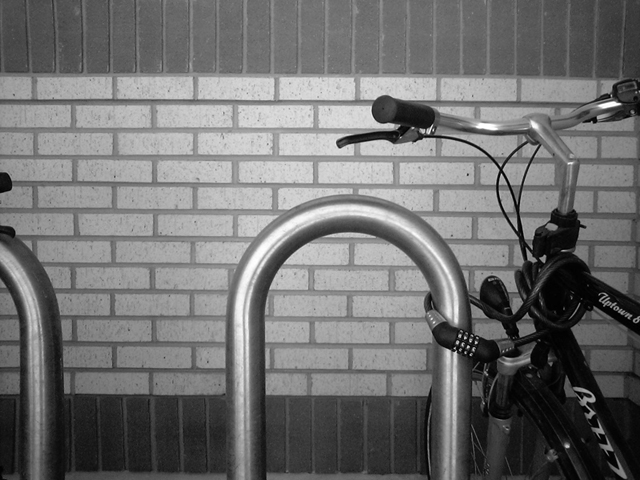
#> input picture Bikesgray.jpg, 640 x 480 px
$ python HOG.py
#> lines starting #> are read from the running program, lines starting #| are printed output that depends on the picture
#/usr/bin/python

import cv2
import numpy as np
import math

def Sobel_op(img):
    rows, cols = img.shape
    cp_img = np.empty((rows,cols))
    grad_img = np.empty((rows,cols))

    for i in range(rows-1):
        for j in range(cols-1):
            if(i != 0 and j != 0 ):
                Gx = (img[i-1,j-1]+(2*img[i,j-1])+img[i+1,j-1])-(img[i-1,j+1]+(2*img[i,j+1])+img[i+1,j+1])
                Gy = (img[i-1,j-1]+(2*img[i-1,j])+img[i-1,j+1])-(img[i+1,j-1]+(2*img[i+1,j])+img[i+1,j+1])
            else:
                Gx = 0
                Gy = 0

            cp_img[i,j] = math.sqrt((Gx*Gx)+(Gy*Gy))
            grad_img[i,j] = abs(math.degrees(math.atan2(Gy,Gx)))

    return cp_img, grad_img

def visualise_hog(hog_, img_rows, img_cols, ker_siz ,ker_row, ker_cols):
    rows , cols = hog_.shape
    blank = np.zeros((img_cols, img_rows))
    ghost = np.zeros((img_rows,img_cols))

    for i in range(ker_row):
        for l in range(ker_cols):
            sum = 0
            for k in range(cols):
                sum += hog_[(i*ker_cols)+l,k]

            for j in range(cols):
                prob_ho = (hog_[(i*ker_cols)+l,j]/sum)*100
                if (prob_ho > 10):
                    if(j == 0):
                        cv2.line(blank,((i*ker_siz)+0,(l*ker_siz)+4),((i*ker_siz)+8,(l*ker_siz)+4),prob_ho)
                    elif(j == 1):
                        cv2.line(blank,((i*ker_siz)+1,(l*ker_siz)+3),((i*ker_siz)+7,(l*ker_siz)+3),prob_ho)
                    elif(j == 2):
                        cv2.line(blank,((i*ker_siz)+2,(l*ker_siz)+2),((i*ker_siz)+6,(l*ker_siz)+6),prob_ho)
                    elif(j == 3):
                        cv2.line(blank,((i*ker_siz)+3,(l*ker_siz)+1),((i*ker_siz)+5,(l*ker_siz)+7),prob_ho)
                    elif(j == 4):
                        cv2.line(blank,((i*ker_siz)+4,(l*ker_siz)+0),((i*ker_siz)+4,(l*ker_siz)+8),prob_ho)
                    elif(j == 5):
                        cv2.line(blank,((i*ker_siz)+5,(l*ker_siz)+1),((i*ker_siz)+3,(l*ker_siz)+7),prob_ho)
                    elif(j == 6):
                        cv2.line(blank,((i*ker_siz)+6,(l*ker_siz)+2),((i*ker_siz)+2,(l*ker_siz)+6),prob_ho)
                    elif(j == 7):
                        cv2.line(blank,((i*ker_siz)+7,(l*ker_siz)+3),((i*ker_siz)+1,(l*ker_siz)+5),prob_ho)
                    elif(j == 8):
                        cv2.line(blank,((i*ker_siz)+8,(l*ker_siz)+4),((i*ker_siz)+0,(l*ker_siz)+4),prob_ho)

    for i in range(img_rows):
        for j in range(img_cols):
            ghost[i,j] = blank[j,i]

    return ghost


def HOG(edges,grad_img):
    rows , cols = edges.shape
    ker_siz = 8
    H_rows = int(rows/ker_siz)
    H_cols = int(cols/ker_siz)

    Hog_val = np.zeros(((H_rows*H_cols),9))
    vis_hog = np.zeros((rows,cols))

    for i in range(H_rows):
        for j in range(H_cols):

            value_0 = 0
            value_20 = 0
            value_40 = 0
            value_60 = 0
            value_80 = 0
            value_100 = 0
            value_120 = 0
            value_140 = 0
            value_160 = 0

            for n in range(ker_siz):
                for m in range(ker_siz):
                    grad_value = grad_img[(i*ker_siz)+n,(j*ker_siz)+m]
                    edges_value = edges[(i*ker_siz)+n,(j*ker_siz)+m]
                    if ( 0 <= grad_value < 20 ):
                        value = grad_value - 0
                        prob_value = (value/20)* edges_value
                        value_20 += prob_value
                        value_0 += edges_value-prob_value
                    elif (20 <= grad_value < 40):
                        value = grad_value - 20
                        prob_value = (value/20)* edges_value
                        value_40 += prob_value
                        value_20 += edges_value-prob_value
                    elif (40 <= grad_value < 60):
                        value = grad_value - 40
                        prob_value = (value/20)* edges_value
                        value_60 += prob_value
                        value_40 += edges_value-prob_value
                    elif (60 <= grad_value < 80):
                        value = grad_value - 60
                        prob_value = (value/20)* edges_value
                        value_80 += prob_value
                        value_60 += edges_value-prob_value
                    elif (80 <= grad_value < 100):
                        value = grad_value - 80
                        prob_value = (value/20)* edges_value
                        value_100 += prob_value
                        value_80 += edges_value-prob_value
                    elif (100 <= grad_value < 120):
                        value = grad_value - 100
                        prob_value = (value/20)* edges_value
                        value_120 += prob_value
                        value_100 += edges_value-prob_value
                    elif (120 <= grad_value < 140):
                        value = grad_value - 120
                        prob_value = (value/20)* edges_value
                        value_140 += prob_value
                        value_120 += edges_value-prob_value
                    elif (140 <= grad_value < 160):
                        value = grad_value - 140
                        prob_value = (value/20)* edges_value
                        value_160 += prob_value
                        value_140 += edges_value-prob_value
                    elif (160 <= grad_value < 180):
                        value = grad_value - 160
                        prob_value = (value/20)* edges_value
                        value_0 += prob_value
                        value_160 += edges_value-prob_value

            Hog_val[(i*H_cols)+j,0] = value_0
            Hog_val[(i*H_cols)+j,1] = value_20
            Hog_val[(i*H_cols)+j,2] = value_40
            Hog_val[(i*H_cols)+j,3] = value_60
            Hog_val[(i*H_cols)+j,4] = value_80
            Hog_val[(i*H_cols)+j,5] = value_100
            Hog_val[(i*H_cols)+j,6] = value_120
            Hog_val[(i*H_cols)+j,7] = value_140
            Hog_val[(i*H_cols)+j,8] = value_160


    vis_hog = visualise_hog(Hog_val,rows,cols,ker_siz,H_rows,H_cols)
    return Hog_val, vis_hog


def main():
    img = cv2.imread("Bikesgray.jpg",0)
#> img is the input picture: shape (480, 640); min 0, max 255, mean 112.2
    edges, img_grad = Sobel_op(img)
#> after the loop in Sobel_op, `for i in range(rows-1):`:
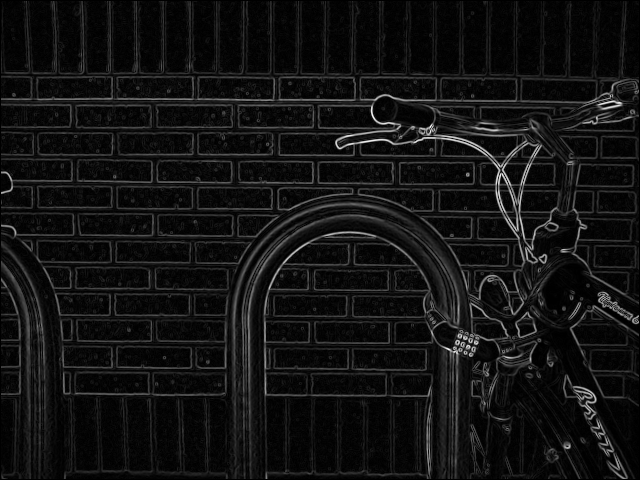
#> cp_img: shape (480, 640) float64; min 0, max 824, mean 61.3; drawn with min black and max white
#> after the loop in Sobel_op, `for i in range(rows-1):`:
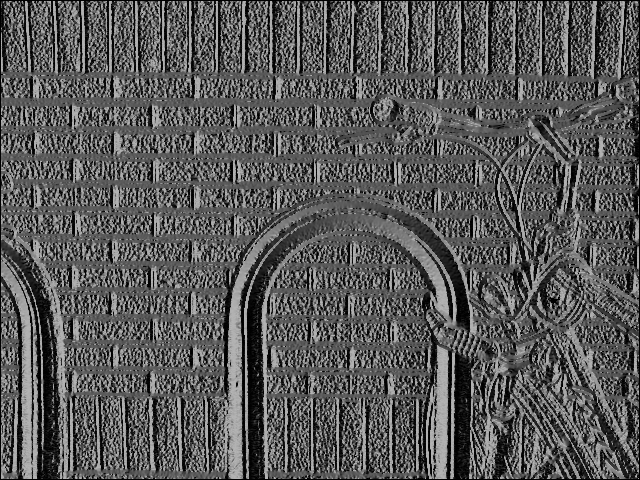
#> grad_img: shape (480, 640) float64; min 0, max 180, mean 88.5
    ret, thresh = cv2.threshold(edges,120,255,cv2.THRESH_BINARY)
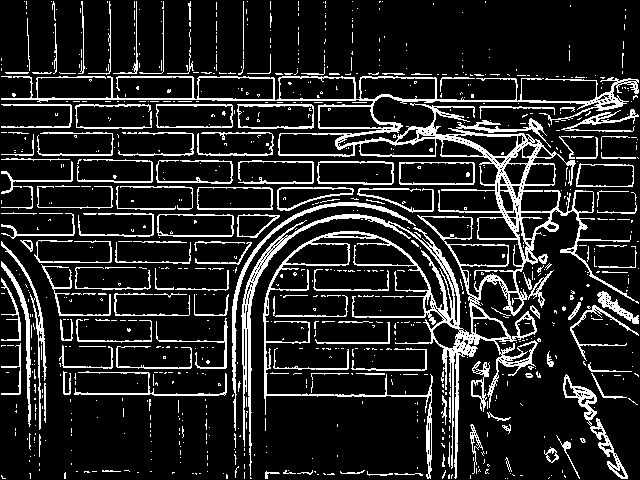
#> thresh: shape (480, 640) float64; 14.6% white in thin lines or dots

    H,v_h = HOG(edges,img_grad)
#> after the loop in visualise_hog, `for i in range(ker_row):`:
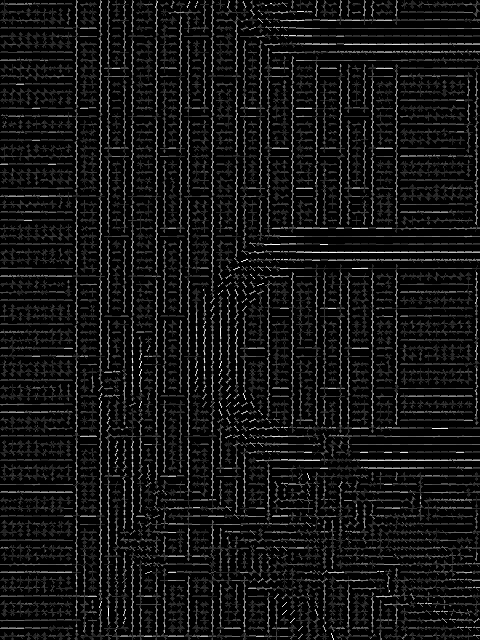
#> blank: shape (640, 480) float64; min 0, max 85.2, mean 6.4; drawn with min black and max white
#> after the loop in visualise_hog, `for i in range(img_rows):`:
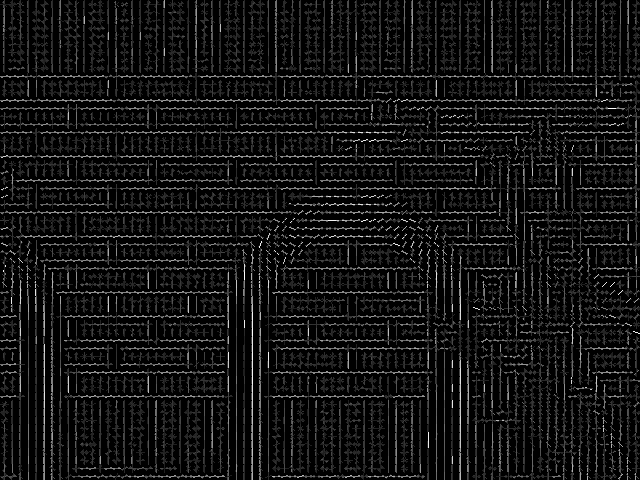
#> ghost: shape (480, 640) float64; min 0, max 85.2, mean 6.4; drawn with min black and max white

    cv2.imshow("th",thresh)
    cv2.imshow("H_v", v_h)
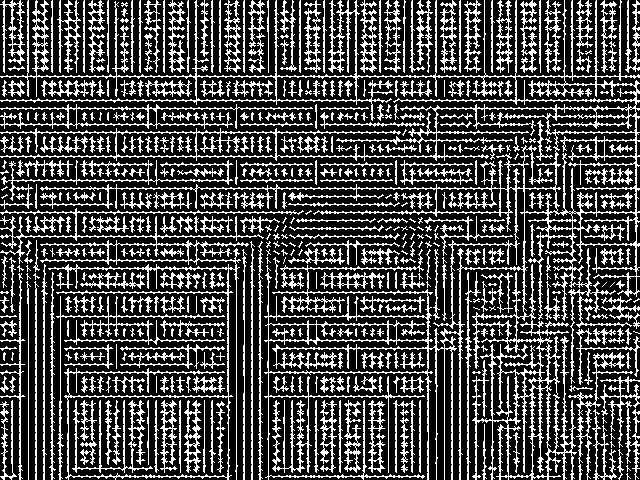
#> window 'H_v': shape (480, 640); 28% white in thin lines or dots

    cv2.waitKey(0)
#> (the run stopped early here; a loop or call above may not have finished)
